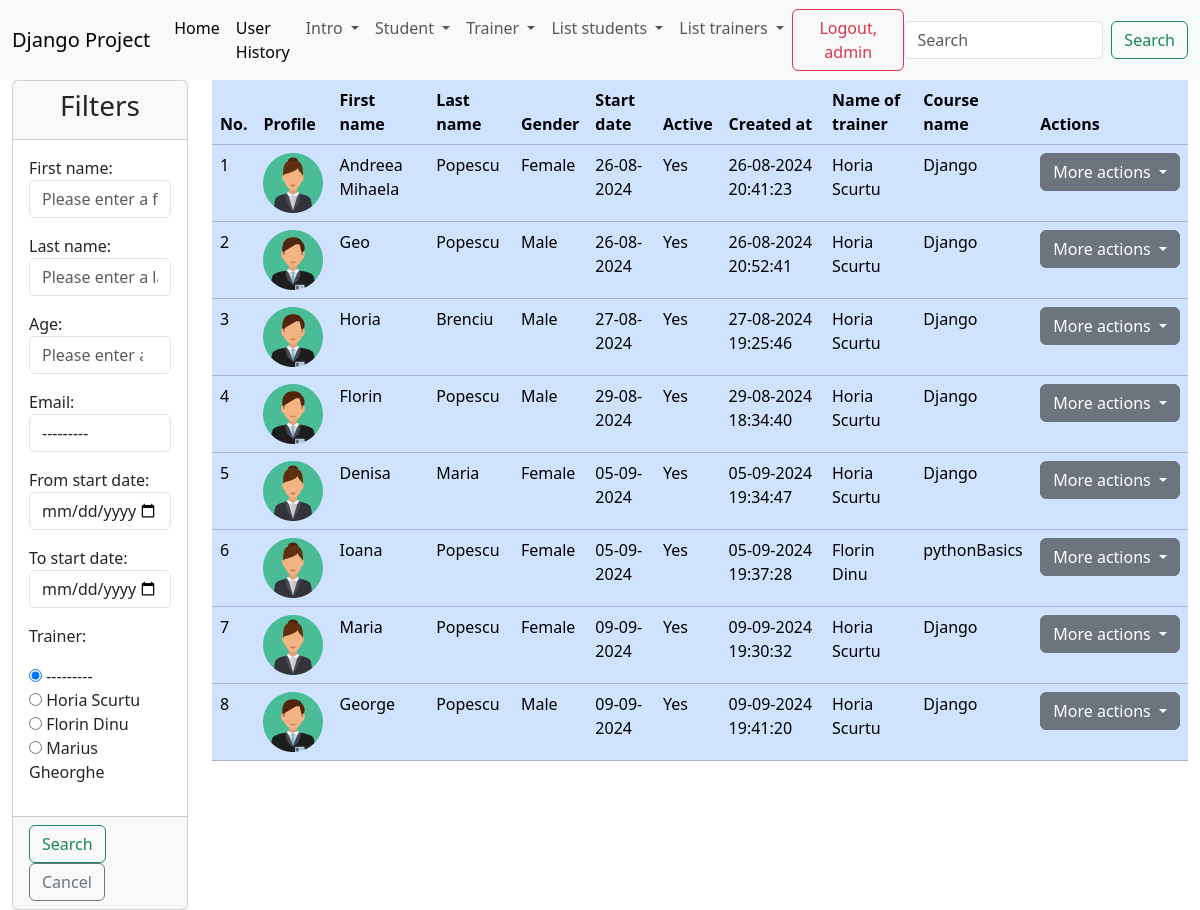
Page /list_of_students/ (signed in) on the committed database.
### trainer/models.py (models this page shows)
class Trainer(models.Model):
    first_name = models.CharField(max_length=20)
    last_name = models.CharField(max_length=20)
    course = models.CharField(max_length=40)
    email = models.EmailField(max_length=40)
    active = models.BooleanField(default=True)
    profile = models.ImageField(upload_to='profiles_trainer/', null=True)
    def __str__(self):
        return f'{self.first_name} {self.last_name}'

### student/models.py (models this page shows)
class Student(models.Model):
    gender_options = [
        ('male', 'Male'),
        ('female', 'Female')
    ]
    first_name = models.CharField(max_length=40)  # max_length=255
    last_name = models.CharField(max_length=40, null=True, blank=True)
    profile = models.ImageField(upload_to='profiles_student/', null=True)
    email = models.EmailField(max_length=50)
    age = models.PositiveIntegerField()
    gender = models.CharField(max_length=6, choices=gender_options)
    description = models.TextField(max_length=500)
    start_date = models.DateField()
    end_date = models.DateField()
    active = models.BooleanField(default=True)
    trainer = models.ForeignKey(Trainer, on_delete=models.CASCADE, null=True)
    created_at = models.DateTimeField(auto_now_add=True)  # Stochez data si ora cand a fost adaugat noul student
    updated_at = models.DateTimeField(auto_now=True)  # Stochez data si ora de fiecare data cand actualizez
    def __str__(self):
        return f'{self.first_name} {self.last_name}'

### student/views.py (the view)
# urls.py: path('list_of_students/', views.StudentListView.as_view(), name='list-of-students'),
class StudentListView(LoginRequiredMixin, PermissionRequiredMixin, ListView):
    template_name = 'student/list_of_students.html'
    model = Student
    context_object_name = 'all_students'  # Student.objects.all()
    permission_required = 'student.view_list_of_students'
    def get_queryset(self):
        return Student.objects.filter(active=True)
    def get_context_data(self, **kwargs):
        context = super().get_context_data(**kwargs)
        students = Student.objects.filter(active=True)  # Vedem ce studenti trimitem initial in interfata si stocam acelasi query
        filters = StudentFilters(self.request.GET, queryset=students)  # In momentul in care utilizatorul completeaza in interfata formularul de filtrare se realizeaza cautarea studentilor
        context['all_students'] = filters.qs  # Rescriem cheia 'all_students' din dictionarul context prin care trimitem studentii ramasi in urma filtrarii
        context['filter_form'] = filters.form  # Trimitem in html formularul de filtrare
        return context

### djangoProject/context_processors.py (called while the page is built)
def get_all_students(request):
    return {'students': Student.objects.all()}

def get_all_trainers(request):
    return {'trainers': Trainer.objects.all()}

### templates/student/list_of_students.html (shortened to what this page needs)
{% extends 'base.html' %}
{% load static %}
{% block content %}
    <div class="container-fluid">
        <div class="row">
            <div class="col-md-2">
                <div class="card">
                    <div class="card-header">
                        <h3 class="text-center">Filters</h3>
                    </div>
                    <form method="GET">
                        <div class="card-body">
                            {{ filter_form.as_p }}
                        </div>
                        <div class="card-footer">
                            <button type="submit" class="btn btn-outline-success">Search</button>
                            <a href="{% url 'list-of-students' %}" class="btn btn-outline-secondary">Cancel</a>
                        </div>
                    </form>
                </div>
            </div>
            <div class="col-md-10">
                {% if all_students %}
                    <table class="table table-primary">
                        <thead>
                        <tr>
                            <th>No.</th>
                            <th>Profile</th>
                            <th>First name</th>
                            <th>Last name</th>
                            <th>Gender</th>
                            <th>Start date</th>
                            <th>Active</th>
                            <th>Created at</th>
                            <th>Name of trainer</th>
                            <th>Course name</th>
                            {% if perms.student.change_student or perms.student.view_student or perms.student.delete_student %}
                            <th>Actions</th>
                            {% endif %}
                        </tr>
                        </thead>
                        <tbody>
                        {% for student in all_students %}
                            <tr>
                                <td>{{ forloop.counter }}</td>
                                <td>
                                    {% if student.profile %}
                                        <img src="{{ student.profile.url }}" alt="Picture profile" width="60"
                                             height="60">
                                    {% elif student.gender == 'male' %}
                                        <img src="{% static 'img.png' %}" alt="Picture profile" width="60" height="60">
                                    {% elif student.gender == 'female' %}
                                        <img src="{% static 'img_1.png' %}" alt="Picture profile" width="60"
                                             height="60">
                                    {% else %}
                                        No image
                                    {% endif %}
                                </td>
                                <td>{{ student.first_name }}</td>
                                <td>{{ student.last_name }}</td>
                                <td>{{ student.gender|title }}</td>
                                <td>{{ student.start_date|date:"d-m-Y" }}</td>
                                <td>
                                    {% if student.active %}
                                        Yes
                                    {% else %}
                                        No
                                    {% endif %}
                                </td>
                                <td>{{ student.created_at|date:"d-m-Y H:i:s" }}</td>
                                <td>
                                    {% if student.trainer %}
                                        {{ student.trainer }}
                                    {% else %}
                                        No trainer
                                    {% endif %}
                                </td>
                                <td>
                                    {% if student.trainer.course %}
                                        {{ student.trainer.course }}
                                    {% else %}
                                        No course
                                    {% endif %}
                                </td>
                                {% if perms.student.change_student or perms.student.delete_student or perms.student.view_student %}
                                <td>
                                    <div class="dropdown">
                                        <button class="btn btn-secondary dropdown-toggle" type="button"
                                                data-bs-toggle="dropdown" aria-expanded="false">
                                            More actions
                                        </button>
                                    </div>
                                </td>
                                {% endif %}
                            </tr>
                        {% endfor %}
                        </tbody>
                    </table>
                {% else %}
                    <h3 class="text-center">No students available</h3>
                {% endif %}
            </div>
        </div>
    </div>
{% endblock %}

### templates/base.html (shortened to what this page needs)
{% load static %}
<!DOCTYPE html>
<html lang="en">
<head>
    <link href="https://cdn.jsdelivr.net/npm/bootstrap@5.3.3/dist/css/bootstrap.min.css" rel="stylesheet"
>
    <link rel="stylesheet" href="{% static 'my_style.css' %}">
</head>
<body>
{% include 'navbar.html' %}
{% block content %} {% endblock %}
</body>
</html>

### templates/navbar.html (shortened to what this page needs)
<nav class="navbar navbar-expand-lg bg-body-tertiary">
    <div class="container-fluid">
        <a class="navbar-brand" href="#">Django Project</a>
        <div class="collapse navbar-collapse" id="navbarSupportedContent">
            <ul class="navbar-nav me-auto mb-2 mb-lg-0">
                <li class="nav-item">
                    <a class="nav-link active" aria-current="page" href="{% url 'home_page' %}">Home</a>
                </li>
                {% if user.is_superuser %}
                    <li class="nav-item">
                        <a class="nav-link active" aria-current="page" href="{% url 'user-history' %}">User History</a>
                    </li>
                {% endif %}
                {% if user.is_authenticated %}
                    <li class="nav-item dropdown">
                        <a class="nav-link dropdown-toggle" href="#" role="button" data-bs-toggle="dropdown"
                           aria-expanded="false">
                            Intro
                        </a>
                    </li>
                    {% if perms.student.add_student or perms.student.view_list_of_students or perms.student.view_history_students %}
                        <li class="nav-item dropdown">
                            <a class="nav-link dropdown-toggle" href="#" role="button" data-bs-toggle="dropdown"
                               aria-expanded="false">
                                Student
                            </a>
                        </li>
                    {% endif %}
                    {% if perms.trainer.add_trainer or perms.trainer.view_list_of_trainers %}
                        <li class="nav-item dropdown">
                            <a class="nav-link dropdown-toggle" href="#" role="button" data-bs-toggle="dropdown"
                               aria-expanded="false">
                                Trainer
                            </a>
                        </li>
                    {% endif %}
                {% endif %}
                <li class="nav-item dropdown">
                    <a class="nav-link dropdown-toggle" href="#" role="button" data-bs-toggle="dropdown"
                       aria-expanded="false">
                        List students
                    </a>
                </li>
                <li class="nav-item dropdown">
                    <a class="nav-link dropdown-toggle" href="#" role="button" data-bs-toggle="dropdown"
                       aria-expanded="false">
                        List trainers
                    </a>
                </li>
            </ul>
            {% if user.is_authenticated %}
                <form method="post" action="{% url 'logout' %}">
                    <button type="submit" class="btn btn-outline-danger">Logout, {{ user.username }}</button>
                </form>
                <form class="d-flex" role="search">
                    <input class="form-control me-2" type="search" placeholder="Search" aria-label="Search">
                    <button class="btn btn-outline-success" type="submit">Search</button>
                </form>
            {% else %}
                <div>
                    <a class="btn btn-outline-secondary" href="{% url 'login' %}">Login</a>
                    <a class="btn btn-outline-success" href="{% url 'create-user' %}">Sign up</a>
                </div>
            {% endif %}
        </div>
    </div>
</nav>

### rows in the picture
Trainer: email "---------"
Student: profile (picture), first_name "Andreea Mihaela", last_name "Popescu", gender "Female", start_date "26-08-2024", active "Yes", created_at "26-08-2024 20:41:23", trainer "Horia Scurtu", trainer.course "Django"
Student: first_name "Geo", last_name "Popescu", gender "Male", start_date "26-08-2024", active "Yes", created_at "26-08-2024 20:52:41", trainer "Horia Scurtu", trainer.course "Django"
Student: profile (picture), first_name "Horia", last_name "Brenciu", gender "Male", start_date "27-08-2024", active "Yes", created_at "27-08-2024 19:25:46", trainer "Horia Scurtu", trainer.course "Django"
Student: profile (picture), first_name "Florin", last_name "Popescu", gender "Male", start_date "29-08-2024", active "Yes", created_at "29-08-2024 18:34:40", trainer "Horia Scurtu", trainer.course "Django"
Student: profile (picture), first_name "Denisa", last_name "Maria", gender "Female", start_date "05-09-2024", active "Yes", created_at "05-09-2024 19:34:47", trainer "Horia Scurtu", trainer.course "Django"
Student: profile (picture), first_name "Ioana", last_name "Popescu", gender "Female", start_date "05-09-2024", active "Yes", created_at "05-09-2024 19:37:28", trainer "Florin Dinu", trainer.course "pythonBasics"
Student: profile (picture), first_name "Maria", last_name "Popescu", gender "Female", start_date "09-09-2024", active "Yes", created_at "09-09-2024 19:30:32", trainer "Horia Scurtu", trainer.course "Django"
Student: profile (picture), first_name "George", last_name "Popescu", gender "Male", start_date "09-09-2024", active "Yes", created_at "09-09-2024 19:41:20", trainer "Horia Scurtu", trainer.course "Django"

### other values in the picture
{{ user.username }} "admin"
